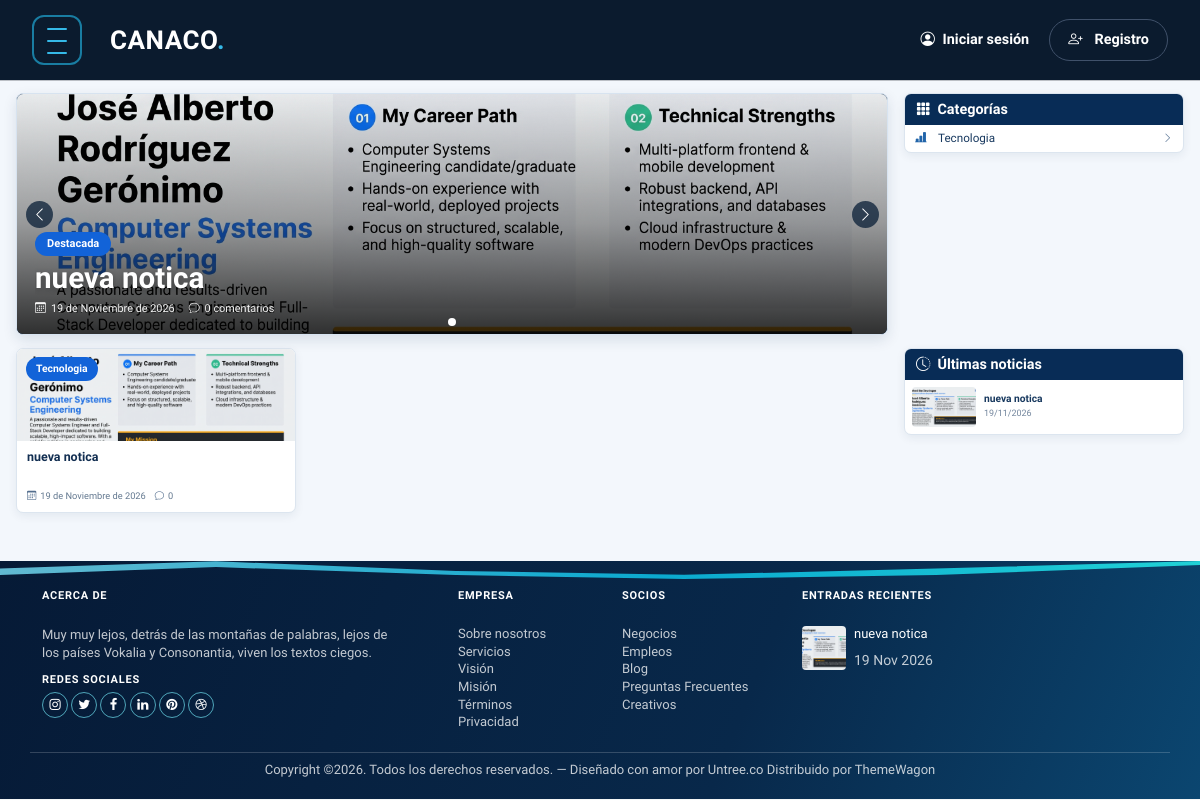
The page / on the database its author committed.
### home/models.py (models this page shows, shortened)
class Publicacion(models.Model):
    ESTADO_BORRADOR = 'borrador'
    ESTADO_PUBLICADO = 'publicado'
    ESTADOS = [
        (ESTADO_BORRADOR, 'Borrador'),
        (ESTADO_PUBLICADO, 'Publicado'),
    ]
    titulo = models.CharField(max_length=180)
    resumen = models.TextField()
    contenido = models.TextField()
    categoria = models.ForeignKey(Categoria, on_delete=models.SET_NULL, null=True, blank=True)
    autor = models.ForeignKey(User, on_delete=models.SET_NULL, null=True, blank=True)
    imagen_portada = models.ForeignKey(
        Archivo,
        on_delete=models.SET_NULL,
        null=True,
        blank=True,
        related_name='portadas'
    )
    estado = models.CharField(max_length=20, choices=ESTADOS, default=ESTADO_BORRADOR)
    visitas = models.PositiveIntegerField(default=0)
    createdat = models.DateTimeField(auto_now_add=True)
    updatedat = models.DateTimeField(auto_now=True)
    class Meta:
        managed = True
        db_table = 'publicacion'
        verbose_name_plural = 'Publicaciones'

class Archivo(models.Model):
    nombre = models.CharField(max_length=255)
    nombre_temporal = models.CharField(max_length=255)
    ruta = models.FileField(upload_to='uploads/')
    tipo = models.CharField(max_length=100, blank=True)
    tamano = models.PositiveIntegerField(default=0)
    fk_user = models.ForeignKey(User, on_delete=models.SET_NULL, null=True, blank=True)
    createdat = models.DateTimeField(auto_now_add=True)
    class Meta:
        managed = True
        db_table = 'archivo'
        verbose_name_plural = 'Archivos'
    @property
    def display_url(self):
        ruta = str(self.ruta)
        if ruta.startswith(('images/', 'css/', 'js/', 'fonts/', 'uploads/profile-default')):
            return f'/static/{ruta}'
        return self.ruta.url

class Categoria(models.Model):
    id = models.BigAutoField(auto_created=True, primary_key=True, serialize=False, verbose_name='ID')
    nombre = models.CharField(max_length=60)
    createdat = models.DateTimeField(auto_now_add=True)
    updatedat = models.DateTimeField(null=True, blank=True)
    fk_user = models.ForeignKey(User, on_delete=models.SET_NULL, null=True, blank=True)
    class Meta:
        managed = True
        db_table = 'categoria'
        verbose_name_plural = 'Categorías'

### home/views.py (the view)
# urls.py: path("", views.index, name="index"),
def index(request):
    search_query = request.GET.get('q', '').strip()
    publicaciones = Publicacion.objects.filter(
        estado=Publicacion.ESTADO_PUBLICADO,
    ).select_related(
        'categoria', 'autor', 'imagen_portada'
    ).annotate(
        comentarios_count=Count(
            'comentarios',
            filter=Q(comentarios__estado=Comentario.ESTADO_APROBADO),
        )
    ).order_by('-createdat')
    if search_query:
        publicaciones = publicaciones.filter(
            Q(titulo__icontains=search_query) | Q(resumen__icontains=search_query)
        )
    return render(request, 'home/index.html', {
        'slider': publicaciones[:3],
        'publicaciones': publicaciones[:3],
        'recientes': publicaciones[:4],
        'categorias': Categoria.objects.all().order_by('nombre')[:6],
        'search_query': search_query,
    })

### home/templates/home/index.html (shortened to what this page needs)
{% extends 'partials/base.html' %}
{% load static %}
{% block content %}
<main class="home-portal">
  <div class="container">
    <div class="row g-3">
      <section class="col-md-9" aria-label="Noticia destacada">
        {% if slider %}
        <div id="homeFeaturedCarousel"
             class="carousel slide home-featured-carousel"
             data-bs-ride="carousel">
          <div class="carousel-indicators">
            {% for noticia in slider %}
            <button type="button"
                    data-bs-target="#homeFeaturedCarousel"
                    data-bs-slide-to="{{ forloop.counter0 }}"
                    class="{% if forloop.first %}active{% endif %}"
                    aria-current="{% if forloop.first %}true{% endif %}"
                    aria-label="Noticia destacada {{ forloop.counter }}"></button>
            {% endfor %}
          </div>
          <div class="carousel-inner">
            {% for noticia in slider %}
            <div class="carousel-item {% if forloop.first %}active{% endif %}" data-bs-interval="5000">
              <a class="home-featured-link" href="{% url 'home:noticia_detalle' noticia.id %}">
                {% if noticia.imagen_portada %}
                <img src="{{ noticia.imagen_portada.display_url }}"
                     class="home-featured-image"
                     alt="{{ noticia.titulo }}">
                {% else %}
                <img src="{% static 'images/hero_1.jpg' %}"
                     class="home-featured-image"
                     alt="{{ noticia.titulo }}">
                {% endif %}
                <span class="home-featured-shade" aria-hidden="true"></span>
                <span class="home-featured-content">
                  <span class="home-featured-badge">Destacada</span>
                  <span class="home-featured-title">{{ noticia.titulo }}</span>
                  <span class="home-featured-meta">
                    <span><i class="bi bi-calendar3" aria-hidden="true"></i> {{ noticia.createdat|date:"d \d\e F \d\e Y" }}</span>
                    <span><i class="bi bi-chat" aria-hidden="true"></i> {{ noticia.comentarios_count }} comentarios</span>
                  </span>
                </span>
              </a>
            </div>
            {% endfor %}
          </div>
          <button class="carousel-control-prev" type="button" data-bs-target="#homeFeaturedCarousel" data-bs-slide="prev">
            <span class="carousel-control-prev-icon" aria-hidden="true"></span>
          </button>
          <button class="carousel-control-next" type="button" data-bs-target="#homeFeaturedCarousel" data-bs-slide="next">
            <span class="carousel-control-next-icon" aria-hidden="true"></span>
          </button>
        </div>
        {% else %}
        <div class="home-empty-feature">
          <i class="bi bi-newspaper" aria-hidden="true"></i>
          <p>{% if search_query %}No encontramos noticias para esa búsqueda.{% else %}Todavía no hay noticias publicadas.{% endif %}</p>
        </div>
        {% endif %}
      </section>
      <aside class="col-md-3 home-portal-sidebar">
        <section class="home-sidebar-card">
          <h2><i class="bi bi-grid-3x3-gap-fill" aria-hidden="true"></i> Categorías</h2>
          <ul class="home-category-list">
            {% for categoria in categorias %}
            <li>
              <a href="{% url 'home:categoria_detalle' categoria.id %}">
                <i class="bi bi-bar-chart-line-fill" aria-hidden="true"></i>
                <span>{{ categoria.nombre }}</span>
                <i class="bi bi-chevron-right" aria-hidden="true"></i>
              </a>
            </li>
            {% empty %}
            <li class="home-sidebar-empty">No hay categorías.</li>
            {% endfor %}
          </ul>
        </section>
      </aside>
    </div>
    <div class="row g-3 home-feed-row">
      <section class="col-md-9 home-story-section" aria-label="Más noticias">
        <div class="row g-3">
          {% for noticia in publicaciones %}
          <div class="col-md-4">
            <article class="home-story-card">
              <a class="home-story-image" href="{% url 'home:noticia_detalle' noticia.id %}">
                {% if noticia.imagen_portada %}
                <img src="{{ noticia.imagen_portada.display_url }}" alt="{{ noticia.titulo }}">
                {% else %}
                <img src="{% static 'images/img_1_horizontal.jpg' %}" alt="{{ noticia.titulo }}">
                {% endif %}
                <span class="home-story-category">
                  {% if noticia.categoria %}{{ noticia.categoria.nombre }}{% else %}Noticias{% endif %}
                </span>
              </a>
              <div class="home-story-content">
                <h2><a href="{% url 'home:noticia_detalle' noticia.id %}">{{ noticia.titulo }}</a></h2>
                <div class="home-story-meta">
                  <span><i class="bi bi-calendar3" aria-hidden="true"></i> {{ noticia.createdat|date:"d \d\e F \d\e Y" }}</span>
                  <span><i class="bi bi-chat" aria-hidden="true"></i> {{ noticia.comentarios_count }}</span>
                </div>
              </div>
            </article>
          </div>
          {% empty %}
          {% if search_query %}
          <div class="col-12">
            <p class="home-no-results">No hay publicaciones que coincidan con tu búsqueda.</p>
          </div>
          {% endif %}
          {% endfor %}
        </div>
      </section>
      <aside class="col-md-3 home-portal-sidebar">
        <section class="home-sidebar-card home-sidebar-latest">
          <h2><i class="bi bi-clock-history" aria-hidden="true"></i> Últimas noticias</h2>
          <ul class="home-latest-list">
            {% for noticia in recientes %}
            <li>
              <a href="{% url 'home:noticia_detalle' noticia.id %}">
                {% if noticia.imagen_portada %}
                <img src="{{ noticia.imagen_portada.display_url }}" alt="">
                {% else %}
                <img src="{% static 'images/img_1_sq.jpg' %}" alt="">
                {% endif %}
                <span class="home-latest-copy">
                  <strong>{{ noticia.titulo|truncatechars:52 }}</strong>
                  <small>{{ noticia.createdat|date:"d/m/Y" }}</small>
                </span>
              </a>
            </li>
            {% empty %}
            <li class="home-sidebar-empty">No hay noticias recientes.</li>
            {% endfor %}
          </ul>
        </section>
      </aside>
    </div>
  </div>
</main>
{% endblock content %}

### home/templates/partials/footer.html (shortened to what this page needs)
{% load static %}
<footer class="site-footer">
    <div class="container">
        <div class="row">
            <div class="col-lg-4">
                <div class="widget">
                    <h3 class="mb-4">Acerca de</h3>
                    <p>Muy muy lejos, detrás de las montañas de palabras, lejos de los países Vokalia y Consonantia, viven los textos ciegos.</p>
                </div>
                <div class="widget">
                    <h3>Redes Sociales</h3>
                    <ul class="list-unstyled social">
                        <li><a href="#"><span class="icon-instagram"></span></a></li>
                        <li><a href="#"><span class="icon-twitter"></span></a></li>
                        <li><a href="#"><span class="icon-facebook"></span></a></li>
                        <li><a href="#"><span class="icon-linkedin"></span></a></li>
                        <li><a href="#"><span class="icon-pinterest"></span></a></li>
                        <li><a href="#"><span class="icon-dribbble"></span></a></li>
                    </ul>
                </div>
            </div>
            <div class="col-lg-4 ps-lg-5">
                <div class="row g-2">
                    <div class="col-6">
                        <div class="widget">
                            <h3 class="mb-4">Empresa</h3>
                            <ul class="list-unstyled links">
                                <li><a href="#">Sobre nosotros</a></li>
                                <li><a href="#">Servicios</a></li>
                                <li><a href="#">Visión</a></li>
                                <li><a href="#">Misión</a></li>
                                <li><a href="#">Términos</a></li>
                                <li><a href="#">Privacidad</a></li>
                            </ul>
                        </div>
                    </div>
                    <div class="col-6">
                        <div class="widget">
                            <h3 class="mb-4">Socios</h3>
                            <ul class="list-unstyled links">
                                <li><a href="#">Negocios</a></li>
                                <li><a href="#">Empleos</a></li>
                                <li><a href="#">Blog</a></li>
                                <li><a href="#">Preguntas Frecuentes</a></li>
                                <li><a href="#">Creativos</a></li>
                            </ul>
                        </div>
                    </div>
                </div>
            </div>
            <div class="col-lg-4">
                <div class="widget">
                    <h3 class="mb-4">Entradas Recientes</h3>
                    <div class="post-entry-footer">
                        <ul>
                            {% for noticia in global_recientes %}
                            <li>
                                <a href="{% url 'home:noticia_detalle' noticia.id %}">
                                    {% if noticia.imagen_portada %}
                                        <img src="{{ noticia.imagen_portada.display_url }}" alt="{{ noticia.titulo }}" class="me-2 rounded" style="width: 44px; height: 44px; object-fit: cover;">
                                    {% else %}
                                        <img src="{% static 'images/img_1_sq.jpg' %}" alt="{{ noticia.titulo }}" class="me-2 rounded" style="width: 44px; height: 44px; object-fit: cover;">
                                    {% endif %}
                                    <div class="text">
                                        <h4>{{ noticia.titulo }}</h4>
                                        <div class="post-meta">
                                            <span class="mr-2">{{ noticia.createdat|date:"d M Y" }}</span>
                                        </div>
                                    </div>
                                </a>
                            </li>
                            {% empty %}
                            <li><span class="text-white-50">No hay noticias recientes.</span></li>
                            {% endfor %}
                        </ul>
                    </div>
                </div>
            </div>
        </div>
        <div class="row mt-5">
            <div class="col-12 text-center">
                <p>Copyright &copy;. Todos los derechos reservados. &mdash; Diseñado con amor por <a href="https://untree.co">Untree.co</a> Distribuido por <a href="https://themewagon.com">ThemeWagon</a>
                </p>
            </div>
        </div>
    </div>
</footer>

### rows shown on the page
Publicacion: imagen_portada.display_url (picture), titulo "nueva notica", createdat "19 de Noviembre de 2026", comentarios_count "0", categoria.nombre "Tecnologia", createdat "19/11/2026", createdat "19 Nov 2026"
Categoria: nombre "Tecnologia"
